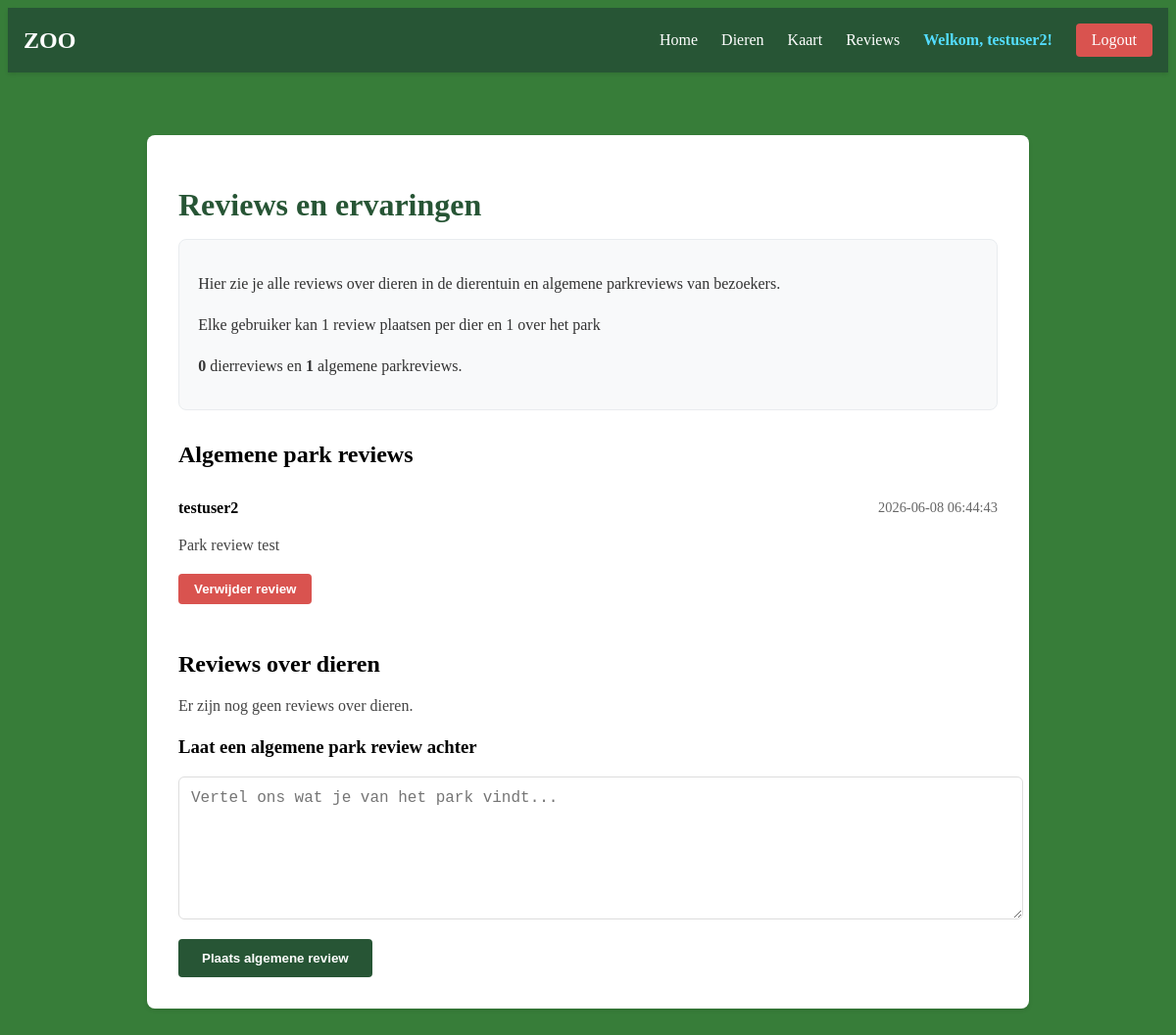
Screenshot of /reviews (signed in) with the database file from the repository.
### tables this page shows
CREATE TABLE USERS (
    id INTEGER PRIMARY KEY AUTOINCREMENT,
    username TEXT UNIQUE NOT NULL,
    password TEXT NOT NULL
);

CREATE TABLE PARK_REVIEWS (
        id INTEGER PRIMARY KEY AUTOINCREMENT,
        user_id INTEGER NOT NULL,
        review TEXT NOT NULL,
        created_at TEXT NOT NULL DEFAULT CURRENT_TIMESTAMP,
        FOREIGN KEY (user_id) REFERENCES USERS(id)
    );

### app.py (the view, shortened to what this page needs)
@app.route("/reviews", methods=["GET", "POST"])
def reviews():
    error = None
    animal_reviews = db.execute(
        "SELECT REVIEWS.id AS review_id, REVIEWS.review, REVIEWS.created_at, REVIEWS.user_id, USERS.username, DIEREN.naam AS dier_naam "
        "FROM REVIEWS "
        "JOIN USERS ON REVIEWS.user_id = USERS.id "
        "JOIN DIEREN ON REVIEWS.dier_id = DIEREN.id "
        "ORDER BY REVIEWS.created_at DESC"
    )
    park_reviews = db.execute(
        "SELECT PARK_REVIEWS.id AS review_id, PARK_REVIEWS.review, PARK_REVIEWS.created_at, PARK_REVIEWS.user_id, USERS.username "
        "FROM PARK_REVIEWS "
        "JOIN USERS ON PARK_REVIEWS.user_id = USERS.id "
        "ORDER BY PARK_REVIEWS.created_at DESC"
    )
    return render_template("reviews.html", animal_reviews=animal_reviews, park_reviews=park_reviews, error=error)

### templates/reviews.html (shortened to what this page needs)
{% extends "layout.html" %}
{% block content %}
<div class="dier-container">
    <div class="dier-content">
        <h1>Reviews en ervaringen</h1>
        <div class="reviews-summary">
            <p>Hier zie je alle reviews over dieren in de dierentuin en algemene parkreviews van bezoekers.</p>
            <p>Elke gebruiker kan 1 review plaatsen per dier en 1 over het park</p>
            <p><strong>{{ animal_reviews | length }}</strong> dierreviews en <strong>{{ park_reviews | length }}</strong> algemene parkreviews.</p>
        </div>
        <section class="review-group">
            <h2>Algemene park reviews</h2>
            {% if park_reviews and park_reviews | length > 0 %}
                <ul class="review-list">
                    {% for review in park_reviews %}
                        <li class="review-item">
                            <div class="review-header">
                                <strong>{{ review.username }}</strong>
                                <span class="review-date">{{ review.created_at }}</span>
                            </div>
                            <p>{{ review.review }}</p>
                            {% if session.get('user_id') == review.user_id %}
                                <form method="post" action="/reviews/park/delete" class="review-delete-form">
                                    <button type="submit" class="delete-review-button">Verwijder review</button>
                                </form>
                            {% endif %}
                        </li>
                    {% endfor %}
                </ul>
            {% else %}
                <p>Er zijn nog geen algemene parkreviews. Wees de eerste!</p>
            {% endif %}
        </section>
        <section class="review-group">
            <h2>Reviews over dieren</h2>
            {% if animal_reviews and animal_reviews | length > 0 %}
                <ul class="review-list">
                    {% for review in animal_reviews %}
                        <li class="review-item">
                            <div class="review-header">
                                <strong>{{ review.username }}</strong>
                                <span class="review-date">{{ review.created_at }}</span>
                            </div>
                            <p><strong>Dier:</strong> <a href="/dier/{{ review.dier_naam }}">{{ review.dier_naam }}</a></p>
                            <p>{{ review.review }}</p>
                            {% if session.get('user_id') == review.user_id %}
                                <form method="post" action="/reviews/animal/delete" class="review-delete-form">
                                    <input type="hidden" name="review_id" value="{{ review.review_id }}">
                                    <button type="submit" class="delete-review-button">Verwijder review</button>
                                </form>
                            {% endif %}
                        </li>
                    {% endfor %}
                </ul>
            {% else %}
                <p>Er zijn nog geen reviews over dieren.</p>
            {% endif %}
        </section>
        <div class="review-form-container">
            {% if session.get('user_id') %}
                <h3>Laat een algemene park review achter</h3>
                <form method="post">
                    <textarea name="review" rows="5" placeholder="Vertel ons wat je van het park vindt..." required></textarea>
                    <button type="submit">Plaats algemene review</button>
                </form>
            {% else %}
                <p><a href="/login">Log in</a> om een algemene park review te plaatsen.</p>
            {% endif %}
        </div>
    </div>
</div>
{% endblock %}

### templates/layout.html (shortened to what this page needs)
<!DOCTYPE html>
<html lang="nl">
<head>
    <link rel="stylesheet" href="/static/style.css">
</head>
<body>
    <nav class="navbar">
        <div class="nav-container">
            <h2 class="nav-title">ZOO</h2>
            <div class="nav-links">
                <a href="/">Home</a>
                <a href="/Dieren">Dieren</a>
                <a href="/Kaart">Kaart</a>
                <a href="/reviews">Reviews</a>
                {% if session.get('username') %}
                    <span class="user-welcome">Welkom, {{ session['username'] }}!</span>
                    <a href="/logout" class="nav-logout">Logout</a>
                {% else %}
                    <a href="/login">Login</a>
                    <a href="/register">Register</a>
                {% endif %}
            </div>
        </div>
    </nav>
    {% block content %}
    {% endblock %}
</body>
</html>

### static/style.css (style rules this page uses)
body { background-color: rgb(55, 125, 57); }
.navbar { background-color: rgb(39, 85, 53); padding: 1rem 0; box-shadow: 0 2px 4px rgba(0,0,0,0.1); margin-bottom: 2rem; }
.nav-container { max-width: 1200px; margin: 0 auto; padding: 0 1rem; display: flex; justify-content: space-between; align-items: center; }
.nav-title { margin: 0; color: white; font-size: 1.5rem; }
.nav-links { display: flex; gap: 1.5rem; align-items: center; }
.nav-links a { color: white; text-decoration: none; font-weight: 500; transition: color 0.3s ease; }
.user-welcome { color: rgb(83, 221, 255); font-weight: bold; }
.nav-logout { background-color: #d9534f; padding: 0.5rem 1rem; border-radius: 4px; transition: background-color 0.3s ease; }
.dier-container { max-width: 900px; margin: 0 auto; padding: 2rem; }
.dier-content { background-color: white; padding: 2rem; border-radius: 8px; box-shadow: 0 2px 4px rgba(0,0,0,0.1); }
.dier-content h1 { color: rgb(39, 85, 53); margin-bottom: 1rem; }
.dier-content p { color: #333; line-height: 1.6; }
.review-list { list-style: none; padding: 0; margin: 1rem 0; }
.review-item { padding: 1rem 0; border-bottom: 1px solid #eee; }
.review-item:last-child { border-bottom: none; }
.review-header { display: flex; justify-content: space-between; gap: 1rem; margin-bottom: 0.5rem; flex-wrap: wrap; }
.review-date { color: #666; font-size: 0.9rem; }
.review-form-container textarea { width: 100%; min-height: 120px; padding: 0.75rem; border: 1px solid #ddd; border-radius: 6px; resize: vertical; font-size: 1rem; margin-bottom: 1rem; }
.review-form-container button { padding: 0.75rem 1.5rem; background-color: rgb(39, 85, 53); color: white; border: none; border-radius: 4px; cursor: pointer; font-weight: 600; transition: background-color 0.3s ease; }
.reviews-summary { background-color: #f8f9fa; padding: 1rem 1.2rem; border-radius: 8px; margin-bottom: 1.5rem; border: 1px solid #e9ecef; }
.review-group { margin-top: 2rem; }
.review-group h2 { margin-bottom: 0.75rem; }
.review-group p { color: #444; line-height: 1.6; }
.review-delete-form { margin-top: 0.75rem; }
.delete-review-button { padding: 0.5rem 1rem; background-color: #d9534f; color: white; border: none; border-radius: 4px; cursor: pointer; font-weight: 600; transition: background-color 0.3s ease; }

### rows the page displays
USERS: username "testuser2"
PARK_REVIEWS: username "testuser2", created_at "2026-06-08 06:44:43", review "Park review test"

### other values shown
{{ animal_reviews | length }} "0"
{{ park_reviews | length }} "1"
